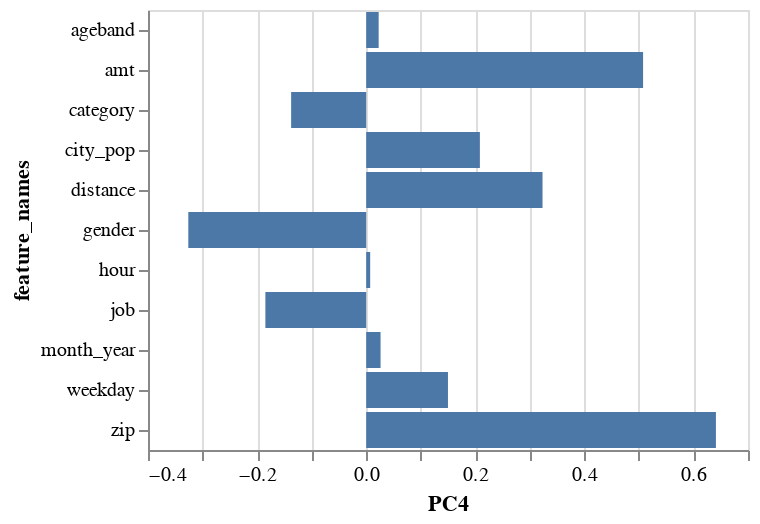

Notebook source saved alongside this figure:
### Code cell
alt.Chart(loadings_df).mark_bar().encode(
    x='PC4:Q',
    y="feature_names:N"
)

### Figure 1 — Vega-Lite specification as saved in the notebook (floating-point values rounded to 4 significant figures)
{"config": {"view": {"continuousWidth": 300, "continuousHeight": 300}}, "data": {"name": "data-34751bf1063506bcbad530d72b5a5ba4"}, "mark": {"type": "bar"}, "encoding": {"x": {"field": "PC4", "type": "quantitative"}, "y": {"field": "feature_names", "type": "nominal"}}, "$schema": "https://vega.github.io/schema/vega-lite/v5.8.0.json", "datasets": {"data-34751bf1063506bcbad530d72b5a5ba4": [{"feature_names": "gender", "PC1": -0.06064, "PC2": 0.2467, "PC3": -0.5413, "PC4": -0.3261, "PC5": -0.1836, "PC6": -0.03264, "PC7": 0.002477, "PC8": 0.5658, "PC9": 0.3458, "PC10": 0.2475, "PC11": 0.0152}, {"feature_names": "zip", "PC1": -0.05018, "PC2": 0.1269, "PC3": -0.4513, "PC4": 0.6412, "PC5": -0.08935, "PC6": 0.2784, "PC7": -0.02413, "PC8": 0.01688, "PC9": -0.4498, "PC10": 0.2784, "PC11": 0.01979}, {"feature_names": "city_pop", "PC1": -0.05639, "PC2": 0.4116, "PC3": -0.2493, "PC4": 0.2085, "PC5": 0.2795, "PC6": 0.1948, "PC7": 0.06721, "PC8": -0.466, "PC9": 0.5828, "PC10": -0.2107, "PC11": -0.009967}, {"feature_names": "job", "PC1": -0.1247, "PC2": 0.5639, "PC3": 0.3548, "PC4": -0.1848, "PC5": 0.2309, "PC6": -0.08211, "PC7": 0.05897, "PC8": -0.1336, "PC9": -0.1613, "PC10": 0.6315, "PC11": -0.0181}, {"feature_names": "category", "PC1": 0.04076, "PC2": -0.1606, "PC3": -0.1719, "PC4": -0.1376, "PC5": 0.869, "PC6": 0.166, "PC7": 0.08223, "PC8": 0.283, "PC9": -0.1961, "PC10": -0.08889, "PC11": -0.08988}, {"feature_names": "amt", "PC1": 0.07844, "PC2": 0.01789, "PC3": 0.4691, "PC4": 0.5076, "PC5": 0.03647, "PC6": 0.1204, "PC7": 0.3209, "PC8": 0.518, "PC9": 0.3541, "PC10": 0.05695, "PC11": -0.00017}, {"feature_names": "month_year", "PC1": -0.6093, "PC2": -0.3266, "PC3": -0.03558, "PC4": 0.02634, "PC5": -0.03706, "PC6": -0.007778, "PC7": 0.1682, "PC8": -0.0976, "PC9": 0.127, "PC10": 0.1888, "PC11": -0.655}, {"feature_names": "distance", "PC1": -0.004618, "PC2": 0.03343, "PC3": -0.1611, "PC4": 0.3233, "PC5": 0.1938, "PC6": -0.9105, "PC7": -0.01581, "PC8": 0.02688, "PC9": 0.01776, "PC10": -0.02324, "PC11": -0.002087}, {"feature_names": "ageband", "PC1": 0.3202, "PC2": -0.5335, "PC3": -0.1094, "PC4": 0.0229, "PC5": 0.1061, "PC6": 0.01137, "PC7": 0.01211, "PC8": -0.2535, "PC9": 0.3164, "PC10": 0.6036, "PC11": 0.2451}, {"feature_names": "hour", "PC1": 0.6774, "PC2": 0.1275, "PC3": -0.0183, "PC4": 0.007348, "PC5": -0.06073, "PC6": -0.003466, "PC7": -0.1326, "PC8": -0.01618, "PC9": 0.001199, "PC10": 0.04315, "PC11": -0.7079}, {"feature_names": "weekday", "PC1": -0.1859, "PC2": -0.03043, "PC3": 0.1617, "PC4": 0.1499, "PC5": 0.1283, "PC6": 0.07378, "PC7": -0.914, "PC8": 0.1461, "PC9": 0.179, "PC10": 0.06745, "PC11": -0.02509}]}}
